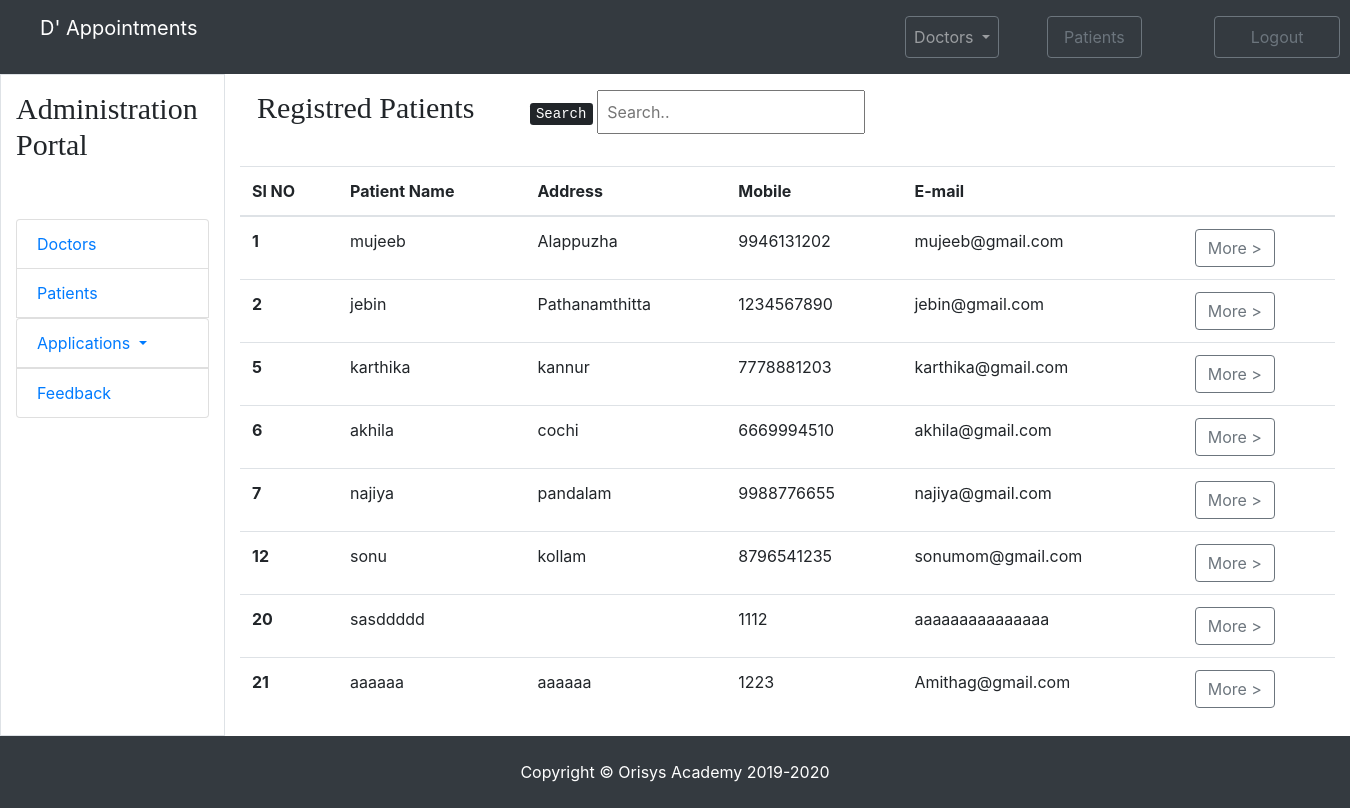
/appointment/admin_patient_table.php, run on the app's committed database.
### tables this page shows
CREATE TABLE `patients` (
  `pid` int(11) NOT NULL,
  `pname` varchar(50) NOT NULL,
  `paddress` varchar(100) NOT NULL,
  `pdob` date NOT NULL,
  `pmobile` bigint(20) NOT NULL,
  `pemail` varchar(100) NOT NULL,
  `pgender` varchar(10) NOT NULL,
  `ppassword` varchar(50) NOT NULL
);

### appointment/admin_patient_table.php (the view)
<?php include('header.php');?>
<div class="row">
            <div class="col-md-3 p-3 text-center bor t-center">
			      <h2 class="fontcol">Registred Patients</h2>
			</div>
			<div class="col-md-4 p-3 bor text-right ">
				<p class=""><kbd>Search</kbd>
				<input class="p-2" id="myInput" type="text" placeholder="Search.."></p>
            </div>
</div>
<table class="container-fluid table">
      <thead>
         <tr>
             <th>Sl NO</th>
             <th>Patient Name</th>
             <th>Address</th>
             <th>Mobile</th>
             <th>E-mail</th>
             <th></th>
         </tr>
    </thead>
    <tbody>
    <?php
					  require_once  'php_connection.php';
					  $sql = "select * from patients";
					  $result = mysqli_query($conn,$sql);
					  while($row = mysqli_fetch_assoc($result))
					  {
						  ?>
      <tr>
        <th scope="row"><?php echo $row['pid']; ?></th>
        <td><?php echo $row['pname']; ?></td>
        <td><?php echo $row['paddress']; ?></td>
        <td><?php echo $row['pmobile']; ?></td>
        <td><?php echo $row['pemail']; ?></td>
        <td><a href="admin_patient_profile.php?id=<?php echo $row['pid']?>" class="btn btn-outline-secondary  btn-arrow-right" role="button">More ></a></td></td>
        </tr>
        <?php
					  }
					  ?>
    </tbody>
  </table>
<?php include('footer.php');?>

### appointment/css/style.css (style rules this page uses)
.fontcol { font-family:fantasy; font-size: 30px; }

### data on the page
patients: pid "1", pname "mujeeb", paddress "Alappuzha", pmobile "9946131202", pemail "mujeeb@gmail.com"
patients: pid "2", pname "jebin", paddress "Pathanamthitta", pmobile "1234567890", pemail "jebin@gmail.com"
patients: pid "5", pname "karthika", paddress "kannur", pmobile "7778881203", pemail "karthika@gmail.com"
patients: pid "6", pname "akhila", paddress "cochi", pmobile "6669994510", pemail "akhila@gmail.com"
patients: pid "7", pname "najiya", paddress "pandalam", pmobile "9988776655", pemail "najiya@gmail.com"
patients: pid "12", pname "sonu", paddress "kollam", pmobile "8796541235", pemail "sonumom@gmail.com"
patients: pid "20", pname "sasddddd", pmobile "1112", pemail "aaaaaaaaaaaaaaa"
patients: pid "21", pname "aaaaaa", paddress "aaaaaa", pmobile "1223", pemail "Amithag@gmail.com"
